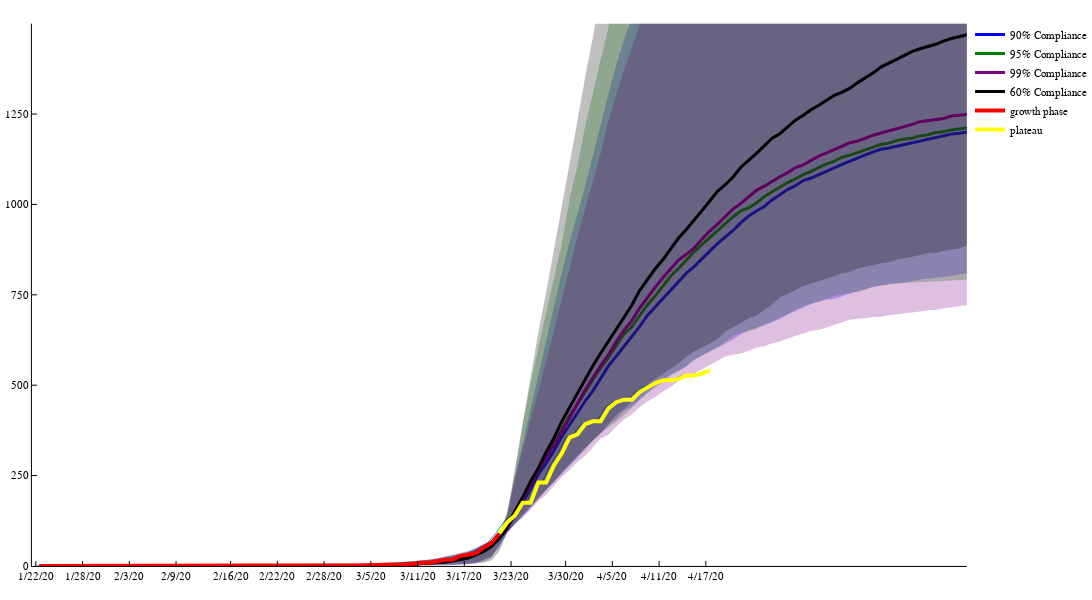

Notebook source saved alongside this figure:
### Code cell
plot(ddays,y,size=(1200,600),label=false)
plotquantiles(pop .- (Et90+St90),:blue,"90% Compliance")
plotquantiles(pop .- (Et95+St95),:green,"95% Compliance")
plotquantiles(pop .- (Et99+St99),:purple,"99% Compliance")
plotquantiles(pop .- (Et+St),:black,"60% Compliance")
plot!(1:tpday+1,y[1:tpday+1],lw=4, color=:red,label="growth phase")
plot!(tpday+1:ndays,y[tpday+1:ndays],color=:yellow,lw=4,label="plateau",xlim=(0, 120), ylim=(0,1500))

### Figure 1 — Plotly figure (JSON) as saved in the notebook; plotly's stock layout.template omitted (floating-point values rounded to 4 significant figures; data arrays with more than 128 entries replaced by an {"elided": "..."} marker saying what was removed)
{"data": [{"colorbar": {"title": ""}, "legendgroup": "", "line": {"color": "rgba(0, 154, 250, 1.000)", "dash": "solid", "shape": "linear", "width": 1}, "mode": "lines", "name": "", "showlegend": false, "type": "scatter", "x": [0.5, 1.5, 2.5, 3.5, 4.5, 5.5, 6.5, 7.5, 8.5, 9.5, 10.5, 11.5, 12.5, 13.5, 14.5, 15.5, 16.5, 17.5, 18.5, 19.5, 20.5, 21.5, 22.5, 23.5, 24.5, 25.5, 26.5, 27.5, 28.5, 29.5, 30.5, 31.5, 32.5, 33.5, 34.5, 35.5, 36.5, 37.5, 38.5, 39.5, 40.5, 41.5, 42.5, 43.5, 44.5, 45.5, 46.5, 47.5, 48.5, 49.5, 50.5, 51.5, 52.5, 53.5, 54.5, 55.5, 56.5, 57.5, 58.5, 59.5, 60.5, 61.5, 62.5, 63.5, 64.5, 65.5, 66.5, 67.5, 68.5, 69.5, 70.5, 71.5, 72.5, 73.5, 74.5, 75.5, 76.5, 77.5, 78.5, 79.5, 80.5, 81.5, 82.5, 83.5, 84.5, 85.5, 86.5], "xaxis": "x1", "y": [0, 0, 0, 0, 0, 0, 0, 0, 0, 0, 0, 0, 0, 0, 0, 0, 0, 0, 0, 0, 0, 0, 0, 0, 0, 0, 0, 0, 0, 0, 0, 0, 0, 0, 0, 0, 0, 0, 2, 2, 2, 2, 2, 3, 3, 3, 3, 4, 6, 9, 9, 14, 17, 17, 28, 31, 35, 52, 64, 90, 120, 140, 175, 175, 231, 231, 278, 311, 355, 364, 392, 400, 400, 436, 453, 460, 460, 481, 495, 506, 514, 514, 517, 527, 527, 532, 541], "yaxis": "y1", "zmax": null, "zmin": null}, {"colorbar": {"title": ""}, "fill": "tozeroy", "fillcolor": "rgba(0, 0, 255, 0.250)", "legendgroup": "90% Compliance", "line": {"color": "rgba(0, 0, 255, 1.000)", "dash": "solid", "shape": "linear", "width": 0}, "mode": "lines", "name": "90% Compliance", "showlegend": false, "type": "scatter", "x": {"elided": "302 int values"}, "xaxis": "x1", "y": {"elided": "302 float values"}, "yaxis": "y1", "zmax": null, "zmin": null}, {"colorbar": {"title": ""}, "legendgroup": "90% Compliance", "line": {"color": "rgba(0, 0, 255, 1.000)", "dash": "solid", "shape": "linear", "width": 3}, "mode": "lines", "name": "90% Compliance", "showlegend": true, "type": "scatter", "x": {"elided": "151 int values"}, "xaxis": "x1", "y": {"elided": "151 float values"}, "yaxis": "y1", "zmax": null, "zmin": null}, {"colorbar": {"title": ""}, "fill": "tozeroy", "fillcolor": "rgba(0, 128, 0, 0.250)", "legendgroup": "95% Compliance", "line": {"color": "rgba(0, 128, 0, 1.000)", "dash": "solid", "shape": "linear", "width": 0}, "mode": "lines", "name": "95% Compliance", "showlegend": false, "type": "scatter", "x": {"elided": "302 int values"}, "xaxis": "x1", "y": {"elided": "302 float values"}, "yaxis": "y1", "zmax": null, "zmin": null}, {"colorbar": {"title": ""}, "legendgroup": "95% Compliance", "line": {"color": "rgba(0, 128, 0, 1.000)", "dash": "solid", "shape": "linear", "width": 3}, "mode": "lines", "name": "95% Compliance", "showlegend": true, "type": "scatter", "x": {"elided": "151 int values"}, "xaxis": "x1", "y": {"elided": "151 float values"}, "yaxis": "y1", "zmax": null, "zmin": null}, {"colorbar": {"title": ""}, "fill": "tozeroy", "fillcolor": "rgba(128, 0, 128, 0.250)", "legendgroup": "99% Compliance", "line": {"color": "rgba(128, 0, 128, 1.000)", "dash": "solid", "shape": "linear", "width": 0}, "mode": "lines", "name": "99% Compliance", "showlegend": false, "type": "scatter", "x": {"elided": "302 int values"}, "xaxis": "x1", "y": {"elided": "302 float values"}, "yaxis": "y1", "zmax": null, "zmin": null}, {"colorbar": {"title": ""}, "legendgroup": "99% Compliance", "line": {"color": "rgba(128, 0, 128, 1.000)", "dash": "solid", "shape": "linear", "width": 3}, "mode": "lines", "name": "99% Compliance", "showlegend": true, "type": "scatter", "x": {"elided": "151 int values"}, "xaxis": "x1", "y": {"elided": "151 float values"}, "yaxis": "y1", "zmax": null, "zmin": null}, {"colorbar": {"title": ""}, "fill": "tozeroy", "fillcolor": "rgba(0, 0, 0, 0.250)", "legendgroup": "60% Compliance", "line": {"color": "rgba(0, 0, 0, 1.000)", "dash": "solid", "shape": "linear", "width": 0}, "mode": "lines", "name": "60% Compliance", "showlegend": false, "type": "scatter", "x": {"elided": "302 int values"}, "xaxis": "x1", "y": {"elided": "302 float values"}, "yaxis": "y1", "zmax": null, "zmin": null}, {"colorbar": {"title": ""}, "legendgroup": "60% Compliance", "line": {"color": "rgba(0, 0, 0, 1.000)", "dash": "solid", "shape": "linear", "width": 3}, "mode": "lines", "name": "60% Compliance", "showlegend": true, "type": "scatter", "x": {"elided": "151 int values"}, "xaxis": "x1", "y": {"elided": "151 float values"}, "yaxis": "y1", "zmax": null, "zmin": null}, {"colorbar": {"title": ""}, "legendgroup": "growth phase", "line": {"color": "rgba(255, 0, 0, 1.000)", "dash": "solid", "shape": "linear", "width": 4}, "mode": "lines", "name": "growth phase", "showlegend": true, "type": "scatter", "x": [1, 2, 3, 4, 5, 6, 7, 8, 9, 10, 11, 12, 13, 14, 15, 16, 17, 18, 19, 20, 21, 22, 23, 24, 25, 26, 27, 28, 29, 30, 31, 32, 33, 34, 35, 36, 37, 38, 39, 40, 41, 42, 43, 44, 45, 46, 47, 48, 49, 50, 51, 52, 53, 54, 55, 56, 57, 58, 59, 60], "xaxis": "x1", "y": [0, 0, 0, 0, 0, 0, 0, 0, 0, 0, 0, 0, 0, 0, 0, 0, 0, 0, 0, 0, 0, 0, 0, 0, 0, 0, 0, 0, 0, 0, 0, 0, 0, 0, 0, 0, 0, 0, 2, 2, 2, 2, 2, 3, 3, 3, 3, 4, 6, 9, 9, 14, 17, 17, 28, 31, 35, 52, 64, 90], "yaxis": "y1", "zmax": null, "zmin": null}, {"colorbar": {"title": ""}, "legendgroup": "plateau", "line": {"color": "rgba(255, 255, 0, 1.000)", "dash": "solid", "shape": "linear", "width": 4}, "mode": "lines", "name": "plateau", "showlegend": true, "type": "scatter", "x": [60, 61, 62, 63, 64, 65, 66, 67, 68, 69, 70, 71, 72, 73, 74, 75, 76, 77, 78, 79, 80, 81, 82, 83, 84, 85, 86, 87], "xaxis": "x1", "y": [90, 120, 140, 175, 175, 231, 231, 278, 311, 355, 364, 392, 400, 400, 436, 453, 460, 460, 481, 495, 506, 514, 514, 517, 527, 527, 532, 541], "yaxis": "y1", "zmax": null, "zmin": null}], "layout": {"annotations": [], "height": 600, "legend": {"bgcolor": "rgba(255, 255, 255, 1.000)", "bordercolor": "rgba(0, 0, 0, 1.000)", "font": {"color": "rgba(0, 0, 0, 1.000)", "family": "sans-serif", "size": 11}, "tracegroupgap": 0, "x": 1, "y": 1}, "margin": {"b": 20, "l": 0, "r": 0, "t": 20}, "paper_bgcolor": "rgba(255, 255, 255, 1.000)", "plot_bgcolor": "rgba(255, 255, 255, 1.000)", "showlegend": true, "width": 1200, "xaxis": {"anchor": "y1", "domain": [0.03291, 0.9967], "gridcolor": "rgba(0, 0, 0, 0.100)", "gridwidth": 0.5, "linecolor": "rgba(0, 0, 0, 1.000)", "mirror": false, "range": [0, 120], "showgrid": false, "showline": true, "showticklabels": true, "tickangle": 0, "tickcolor": "rgb(0, 0, 0)", "tickfont": {"color": "rgba(0, 0, 0, 1.000)", "family": "sans-serif", "size": 11}, "tickmode": "array", "ticks": "inside", "ticktext": ["1/22/20", "1/28/20", "2/3/20", "2/9/20", "2/16/20", "2/22/20", "2/28/20", "3/5/20", "3/11/20", "3/17/20", "3/23/20", "3/30/20", "4/5/20", "4/11/20", "4/17/20"], "tickvals": [0.5, 6.5, 12.5, 18.5, 25.5, 31.5, 37.5, 43.5, 49.5, 55.5, 61.5, 68.5, 74.5, 80.5, 86.5], "title": "", "titlefont": {"color": "rgba(0, 0, 0, 1.000)", "family": "sans-serif", "size": 15}, "type": "-", "visible": true, "zeroline": false, "zerolinecolor": "rgba(0, 0, 0, 1.000)"}, "yaxis": {"anchor": "x1", "domain": [0.02508, 0.9934], "gridcolor": "rgba(0, 0, 0, 0.100)", "gridwidth": 0.5, "linecolor": "rgba(0, 0, 0, 1.000)", "mirror": false, "range": [0, 1500], "showgrid": false, "showline": true, "showticklabels": true, "tickangle": 0, "tickcolor": "rgb(0, 0, 0)", "tickfont": {"color": "rgba(0, 0, 0, 1.000)", "family": "sans-serif", "size": 11}, "tickmode": "array", "ticks": "inside", "ticktext": ["0", "250", "500", "750", "1000", "1250"], "tickvals": [0, 250, 500, 750, 1000, 1250], "title": "", "titlefont": {"color": "rgba(0, 0, 0, 1.000)", "family": "sans-serif", "size": 15}, "type": "-", "visible": true, "zeroline": false, "zerolinecolor": "rgba(0, 0, 0, 1.000)"}}}
